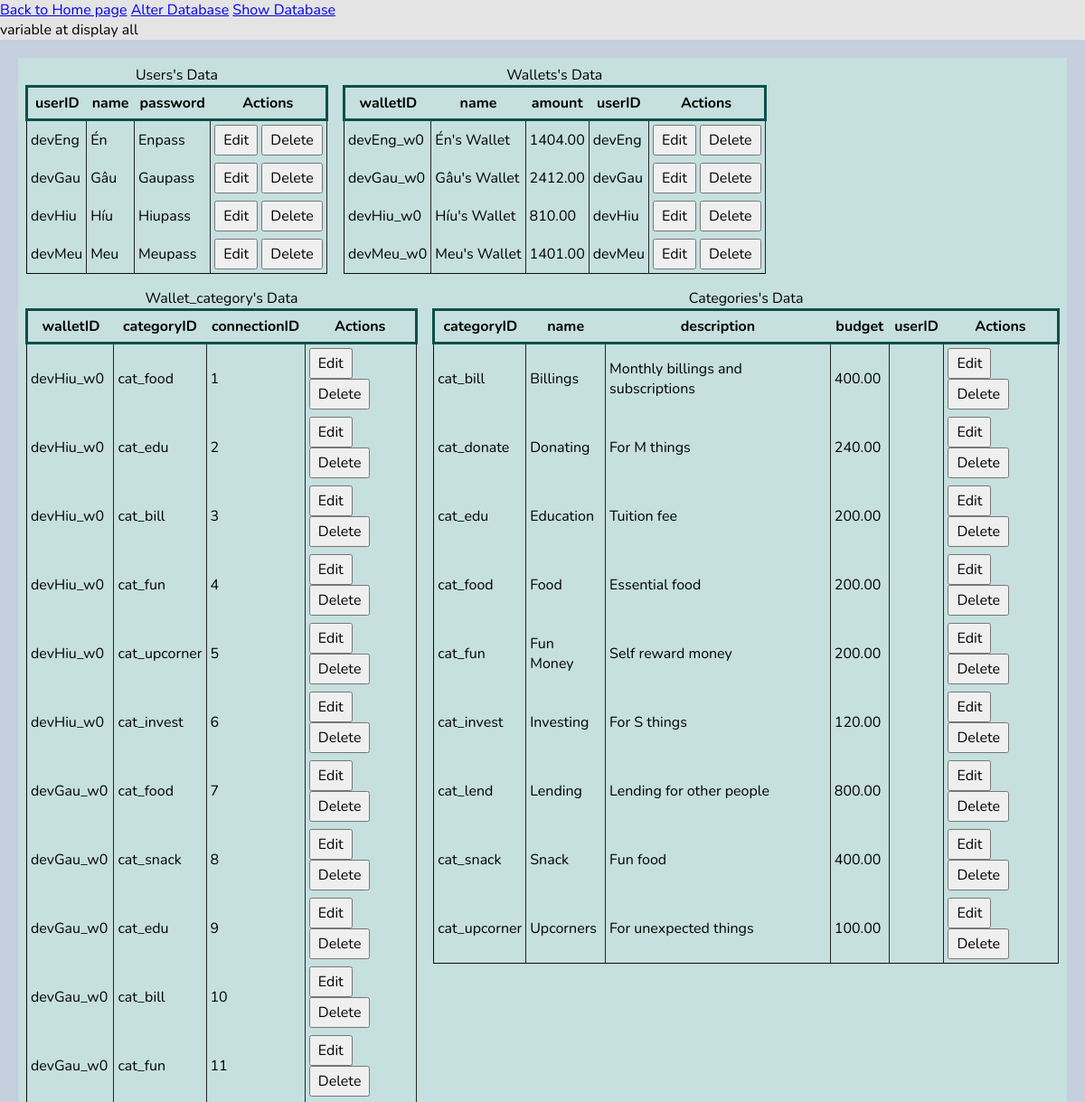
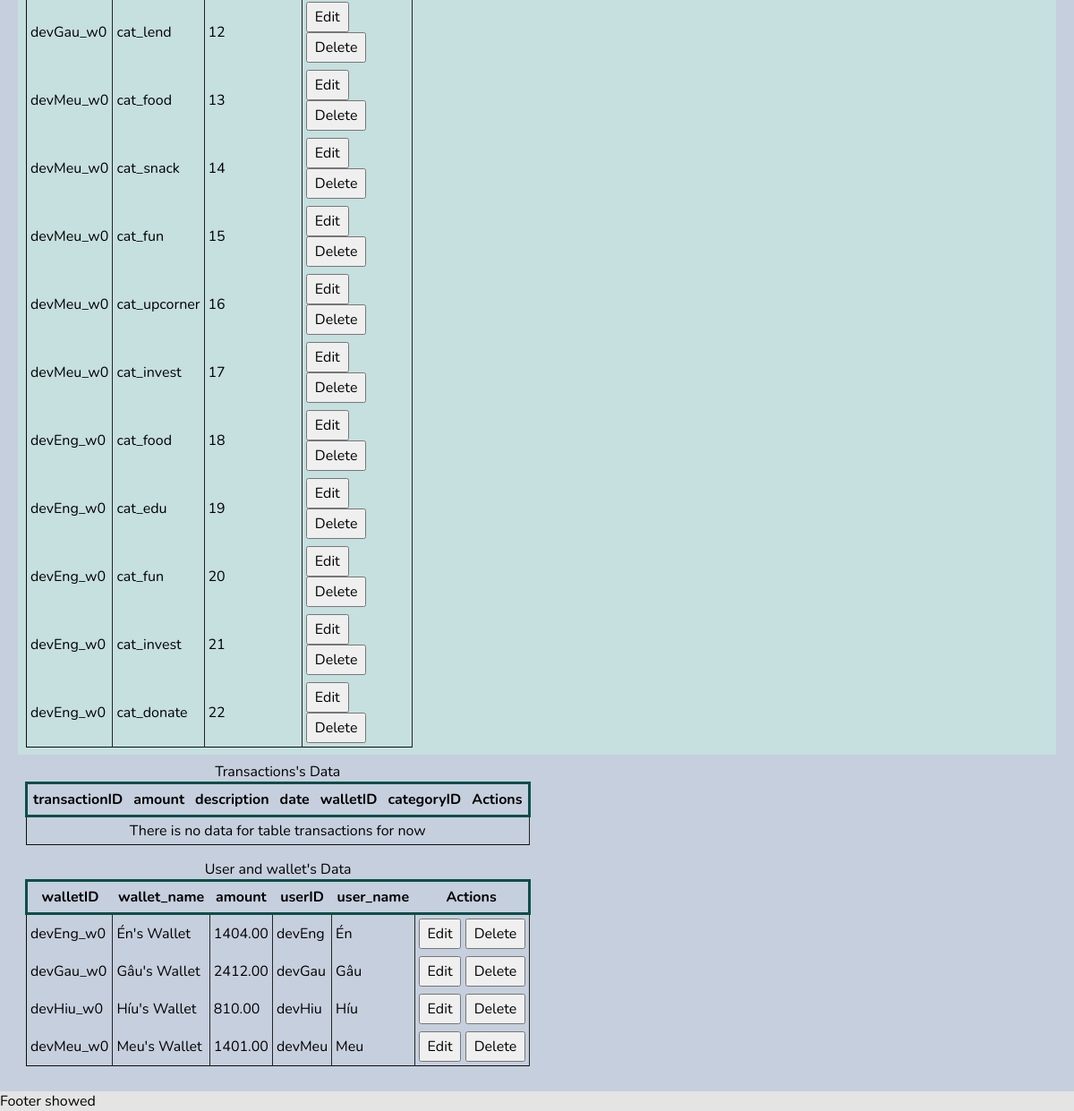
The app's page /servers/display_all.php with its own data (2 pictures, top to bottom).
### tables this page shows
CREATE TABLE users (
	userID VARCHAR(255) NOT NULL,
	name VARCHAR(100),
	password VARCHAR(255),
	PRIMARY KEY (userID)
     
);

CREATE TABLE wallets (
	walletID VARCHAR(255) NOT NULL,
	name VARCHAR(100),
	amount DECIMAL(36, 2),
	PRIMARY KEY (walletID),

	userID VARCHAR(255) NOT NULL,
	CONSTRAINT fk_userID_w FOREIGN KEY (userID) REFERENCES users(userID) ON DELETE CASCADE
);

CREATE TABLE wallet_category (  
	walletID VARCHAR(255),
	categoryID VARCHAR(255),
	CONSTRAINT fk_walletID_wc FOREIGN KEY(walletID) REFERENCES wallets(walletID),
	CONSTRAINT fk_categoryID_wc FOREIGN KEY(categoryID) REFERENCES categories(categoryID)
);

CREATE TABLE categories (
	categoryID VARCHAR(255) NOT NULL,
	name VARCHAR(100),
	description TEXT,
	budget DECIMAL(36, 2),
	PRIMARY KEY (categoryID),
	
	userID VARCHAR(255),
	CONSTRAINT fk_userID_c FOREIGN KEY (userID) REFERENCES users(userID) ON DELETE CASCADE
);

### servers/display/display_data.php (the view, shortened to what this page needs)
<?php
	$data_query = "SELECT * FROM $target_table";
    if(isset($custom_query)) {
        $data_query = $custom_query;
    } else {
		$column_field_name_query = "SHOW COLUMNS FROM $target_table";
		$column_field_name_result = mysqli_query($connection, $column_field_name_query);
	}
	$data_query_result = mysqli_query($connection, $data_query);
	$data_list = mysqli_fetch_all($data_query_result, MYSQLI_ASSOC);
    $target_table_size = @$target_table_size;
?>
<div class="container">
	<table class="data-table <?php echo $target_table_size; ?>">
		<caption>
			<?php
				if(isset($custom_table_name)) {
					echo ucfirst($custom_table_name);
				} else {
					echo ucfirst($target_table);
				}
			?>'s Data
		</caption>
		<thead>
			<tr>
				<?php
					if ($column_field_name_result) {
						$column_count = 0;
						if (isset($custom_query)) {
							foreach (array_keys($data_list[0]) as $field) {
								echo '<th>' . $field . '</th>';
							}
						} else {
							while ($column = mysqli_fetch_array($column_field_name_result)) {
								echo '<th>' . $column["Field"] . '</th>';
								++$column_count;
							}
						}
					} else {
						echo "Error: " . $connection->error;
					}
				?>
				<th>Actions</th>
			</tr>
		</thead>
		<tbody>
			<?php if (empty($data_list)): ?>
				<tr><td class="text-center" colspan="<?php echo $column_count + 1; ?>">
					<p>There is no data for table <?php echo $target_table; ?> for now</p>
				</td></tr>
			<?php endif; ?>
			<?php foreach ($data_list as $data): ?>
				<tr>
					<?php foreach (array_keys($data) as $key): ?>
						<td><?php echo $data[$key]; ?></td>
					<?php endforeach; ?>
					<td>
						<button class="action-btn edit notYet">Edit</button>
						<button class="action-btn delete notYet">Delete</button>
					</td>
				</tr>
			<?php endforeach; ?>
		</tbody>
	</table>
	<?php
		$target_table_size = NULL;
	?>
</div>

### styles/server.css (style rules this page uses)
* { margin: 0; padding: 0; box-sizing: border-box; font-family: 'Nunito', sans-serif; font-size: 16px; border-collapse: collapse; }
:root { --dark: #0d0d0d; --light: #e4e4e4; }
html { scroll-behavior: smooth; }
body { background-color: #e4e4e4; }
.text-center { text-align: center; }
.notYet { position: relative; }
table.data-table { margin: 8px; border: 1px solid #0d0d0d; max-width: 800px; }
table.data-table > thead > tr { border: 3px solid rgb(11, 79, 73); }
table.data-table > thead > tr > th { border-bottom: 2px solid #242424; padding: 6px; }
table.data-table > tbody > tr > td { border-right: 1px solid #242424; padding: 4px; }
table.data-table .action-btn { padding: 4px 8px; }

### records on screen
users: userID "devEng", name "Én", password "Enpass"
users: userID "devGau", name "Gâu", password "Gaupass"
users: userID "devHiu", name "Híu", password "Hiupass"
users: userID "devMeu", name "Meu", password "Meupass"
wallets: walletID "devEng_w0", name "Én's Wallet", amount "1404.00", userID "devEng", userID.userID "devEng", userID.name "Én"
wallets: walletID "devGau_w0", name "Gâu's Wallet", amount "2412.00", userID "devGau", userID.userID "devGau", userID.name "Gâu"
wallets: walletID "devHiu_w0", name "Híu's Wallet", amount "810.00", userID "devHiu", userID.userID "devHiu", userID.name "Híu"
wallets: walletID "devMeu_w0", name "Meu's Wallet", amount "1401.00", userID "devMeu", userID.userID "devMeu", userID.name "Meu"
wallet_category: walletID "devHiu_w0", categoryID "cat_food", connectionID "1"
wallet_category: walletID "devHiu_w0", categoryID "cat_edu", connectionID "2"
wallet_category: walletID "devHiu_w0", categoryID "cat_bill", connectionID "3"
wallet_category: walletID "devHiu_w0", categoryID "cat_fun", connectionID "4"
wallet_category: walletID "devHiu_w0", categoryID "cat_upcorner", connectionID "5"
wallet_category: walletID "devHiu_w0", categoryID "cat_invest", connectionID "6"
wallet_category: walletID "devGau_w0", categoryID "cat_food", connectionID "7"
wallet_category: walletID "devGau_w0", categoryID "cat_snack", connectionID "8"
wallet_category: walletID "devGau_w0", categoryID "cat_edu", connectionID "9"
wallet_category: walletID "devGau_w0", categoryID "cat_bill", connectionID "10"
wallet_category: walletID "devGau_w0", categoryID "cat_fun", connectionID "11"
wallet_category: walletID "devGau_w0", categoryID "cat_lend", connectionID "12"
wallet_category: walletID "devMeu_w0", categoryID "cat_food", connectionID "13"
wallet_category: walletID "devMeu_w0", categoryID "cat_snack", connectionID "14"
wallet_category: walletID "devMeu_w0", categoryID "cat_fun", connectionID "15"
wallet_category: walletID "devMeu_w0", categoryID "cat_upcorner", connectionID "16"
wallet_category: walletID "devMeu_w0", categoryID "cat_invest", connectionID "17"
wallet_category: walletID "devEng_w0", categoryID "cat_food", connectionID "18"
wallet_category: walletID "devEng_w0", categoryID "cat_edu", connectionID "19"
wallet_category: walletID "devEng_w0", categoryID "cat_fun", connectionID "20"
wallet_category: walletID "devEng_w0", categoryID "cat_invest", connectionID "21"
wallet_category: walletID "devEng_w0", categoryID "cat_donate", connectionID "22"
categories: categoryID "cat_bill", name "Billings", description "Monthly billings and subscriptions", budget "400.00"
categories: categoryID "cat_donate", name "Donating", description "For M things", budget "240.00"
categories: categoryID "cat_edu", name "Education", description "Tuition fee", budget "200.00"
categories: categoryID "cat_food", name "Food", description "Essential food", budget "200.00"
categories: categoryID "cat_fun", name "Fun Money", description "Self reward money", budget "200.00"
categories: categoryID "cat_invest", name "Investing", description "For S things", budget "120.00"
categories: categoryID "cat_lend", name "Lending", description "Lending for other people", budget "800.00"
categories: categoryID "cat_snack", name "Snack", description "Fun food", budget "400.00"
categories: categoryID "cat_upcorner", name "Upcorners", description "For unexpected things", budget "100.00"

### other values on screen
$_SESSION["session_variable"] "variable at display all"
$target_table "Users Wallets Wallet_category Categories Transactions"
$column["Field"] "userID"
$column["Field"] "name"
$column["Field"] "password"
$column["Field"] "walletID"
$column["Field"] "amount"
$column["Field"] "categoryID"
$column["Field"] "connectionID"
$column["Field"] "description"
$column["Field"] "budget"
$column["Field"] "transactionID"
$column["Field"] "date"
$target_table "transactions"
$custom_table_name "User and wallet"
